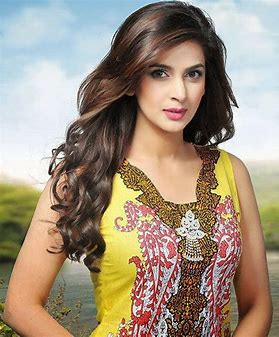
#> input picture Image Precessing/Image Precessing/models_pictures/saba_qamar_01.jfif, 279 x 337 px
$ jupyter execute basic_image_precessing.ipynb
#> lines starting #> are read from the running program, lines starting #| are printed output that depends on the picture
# Basic Image Processing

## 1. Show Image

[cell 1]
import cv2
import matplotlib.pyplot as plt

img = cv2.imread('models_pictures/saba_qamar_01.jfif')
#> img is the input picture: shape (337, 279, 3); mean B, G, R 125.7, 144.7, 160.4
img_rgb = cv2.cvtColor(img, cv2.COLOR_BGR2RGB)
plt.imshow(img_rgb)

[cell 2]
import cv2
import numpy as np
import matplotlib.pyplot as plt
from skimage import io

img_chikuwa = io.imread('models_pictures/saba_qamar_01.jfif')

plt.imshow(img_chikuwa)
plt.show()

## 2. Show 2D Histogram of Image

[cell 3]
import cv2
import numpy as np
import matplotlib.pyplot as plt

# 画像の読み込み
img = cv2.imread('models_pictures/saba_qamar_01.jfif', 0)
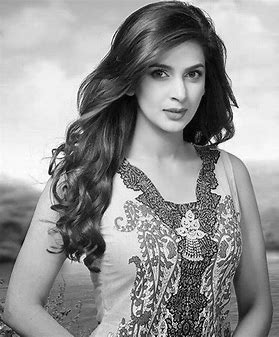
#> img: shape (337, 279); min 0, max 255, mean 147.2

# ヒストグラムの取得
img_hist_cv = cv2.calcHist([img], [0], None, [256], [0, 256])
#> img_hist_cv = 256 values, max 1250 at index 241, min 35 at index 1, mean 367.3

# ヒストグラムの表示
plt.plot(img_hist_cv)
plt.show()
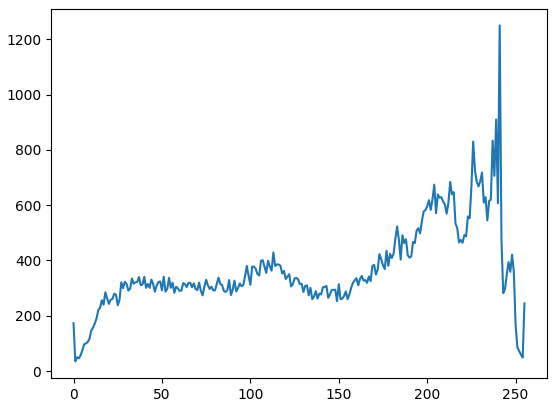
#> figure drawn by matplotlib, 1 panel; curve peaks at x = 241, y = 1250

[cell 4]
import matplotlib.pyplot as plt
from skimage import io

img_dark = io.imread('models_pictures/saba_qamar_01.jfif')
plt.imshow(img_dark); plt.show()
plt.hist(img_dark.ravel(), bins=255, rwidth=0.8, range=(0, 255))
plt.show()
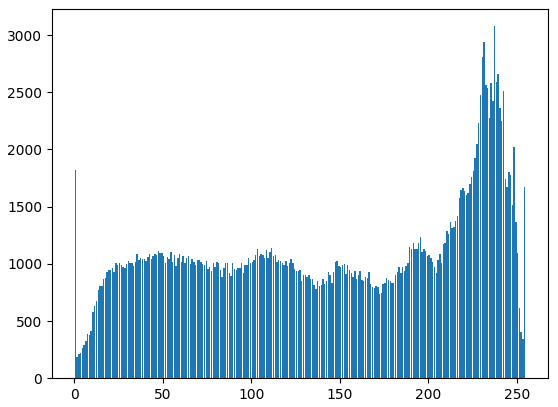
#> figure drawn by matplotlib, 1 panel; tallest bar 3077 high, from x = 237.1 to 237.9

## 3. Get 2D Histogram RGB(maximum value) of Multiple Images

[cell 5]
#OpenCVでRGBのヒストグラムを取得

def RGB_img(path):

#> called with path = 'models_pictures/saba_qamar_01.jfif'
    import numpy as np
    import matplotlib.pyplot as plt
    import cv2
    from skimage import io

    img = cv2.imread(path)
    b, g, r = img[:,:,0], img[:,:,1], img[:,:,2]
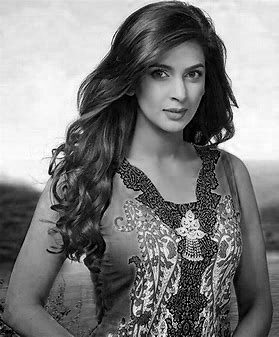
#> b: shape (337, 279); min 0, max 255, mean 125.7
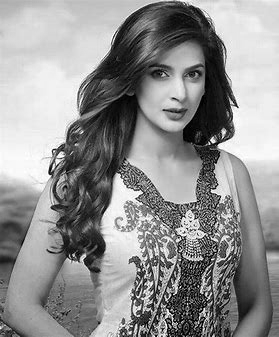
#> g: shape (337, 279); min 0, max 255, mean 144.7
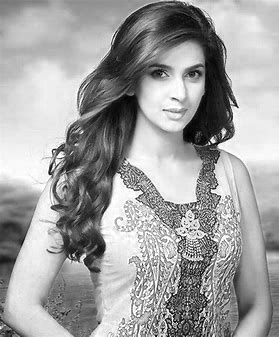
#> r: shape (337, 279); min 0, max 255, mean 160.4

    hist_b = cv2.calcHist([b],[0],None,[256],[0,256])
#> hist_b = 256 values, max 1419 at index 0, min 28 at index 254, mean 367.3
    hist_g = cv2.calcHist([g],[0],None,[256],[0,256])
#> hist_g = 256 values, max 1134 at index 239, min 57 at index 254, mean 367.3
    hist_r = cv2.calcHist([r],[0],None,[256],[0,256])
#> hist_r = 256 values, max 1317 at index 237, min 8 at index 2, mean 367.3

    plt.plot(hist_r, color='r', label="r")
    plt.plot(hist_g, color='g', label="g")
    plt.plot(hist_b, color='b', label="b")
    plt.legend()
    plt.show()
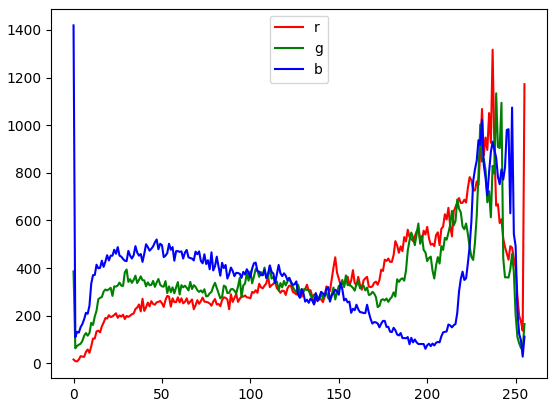
#> figure drawn by matplotlib, 1 panel; curve peaks at x = 237, y = 1317; curve peaks at x = 239, y = 1134; curve peaks at x = 0, y = 1419

    return hist_r,hist_g, hist_b

[cell 6]
# read multiple images

import glob
image_path_list = glob.glob("models_pictures/*")

[cell 7]
# You can use the #enumerate function to retrieve the element index and the element at the same time.

import matplotlib.pyplot as plt
from skimage import io

for i, j in enumerate(image_path_list):
    plt.title('Model_'+ str(i+1))
    plt.imshow(io.imread(j))
    plt.show()
    r,g,b = RGB_img(j)
#> r has the same summary as hist_r in RGB_img; g has the same summary as hist_g in RGB_img; b has the same summary as hist_b in RGB_img
    print("r",max(r[0:250]),"g",max(g[0:250]),"b",max(g[0:250]))
#| r [1317.] g [1134.] b [1134.]
#> pass 2 of the loop `for i, j in enumerate(image_path_list):`:
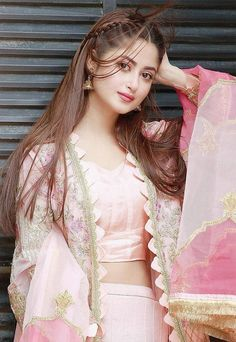
#> input picture Image Precessing/Image Precessing/models_pictures/sajal_ali.jpg, 236 x 342 px
#> in RGB_img (call 2), `b, g, r = img[:,:,0], img[:,:,1], img[:,:,2]`:
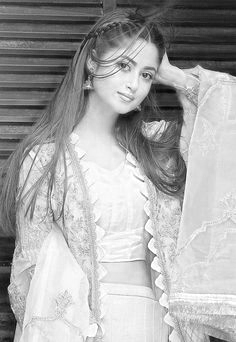
#> r: shape (342, 236); min 3, max 255, mean 168
#> hist_b = 256 values, max 736 at index 202, min 2 at index 254, mean 315.3
#> hist_g = 256 values, max 908 at index 203, min 1 at index 250, mean 315.3
#> hist_r = 256 values, max 1180 at index 221, min 0 at index 0, mean 315.3
#> in RGB_img (call 2), `plt.show()`:
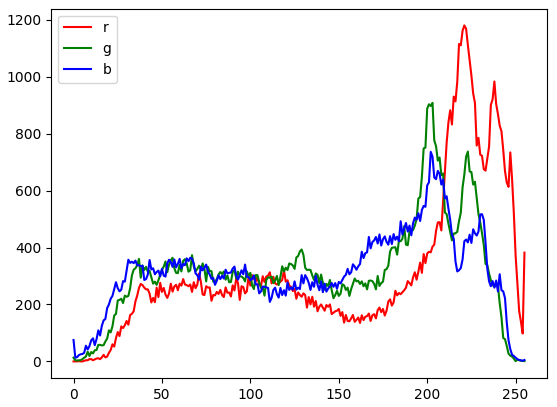
#> figure drawn by matplotlib, 1 panel; curve peaks at x = 221, y = 1180; curve peaks at x = 203, y = 908; curve peaks at x = 202, y = 736
#> `r,g,b = RGB_img(j)`: r has the same summary as hist_r in RGB_img; g has the same summary as hist_g in RGB_img; b has the same summary as hist_b in RGB_img
#| r [1180.] g [908.] b [908.]
